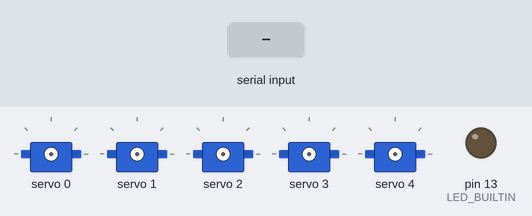
The sketch below on a simulated Arduino Uno, built with avr-gcc and run on an emulated ATmega328P. Parts: 5 × servo, output pins drawn as LEDs (lit = HIGH). The test bench sets the inputs (shaded band). What the sketch prints to the serial monitor is not drawn.

Above: at 1.2 s.
1.3 s: "<90,45,200>" received over Serial
2.8 s: "<30,150,10>" received over Serial
At 4.0 s:
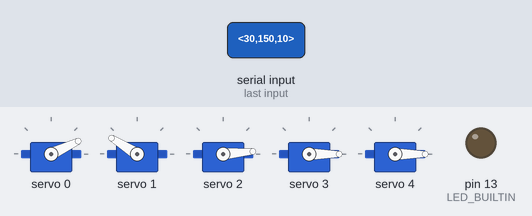
4.3 s: "<90,45>" received over Serial
At 5.1 s:
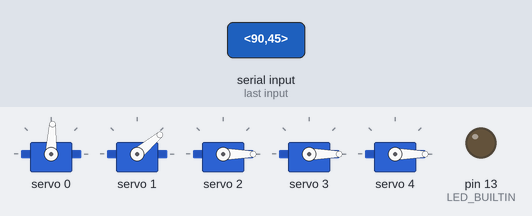
5.8 s: "<30,150,10,200>" received over Serial
At 6.3 s:
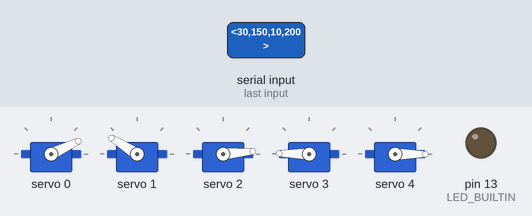
7.3 s: "<5>" received over Serial
At 8.5 s:
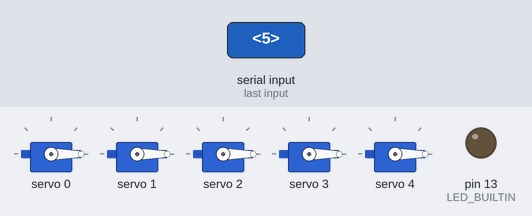
8.8 s: "<90>" received over Serial
At 9.8 s:
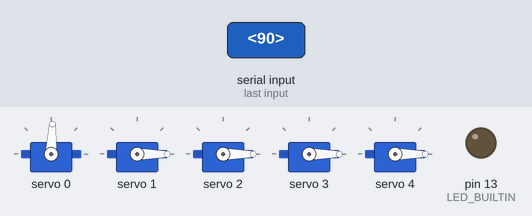
Timing chart, 0 to 11.3 s (numbered marks = the images above; inputs shaded):
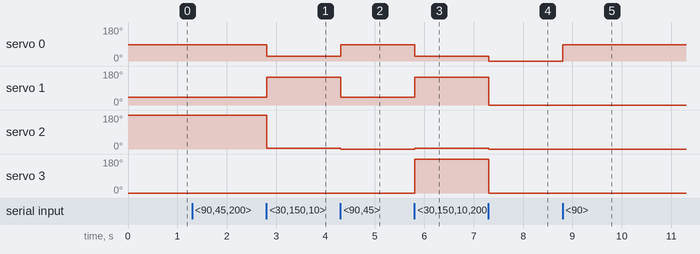

Measured:
- after the input at 2.8 s, servo 0: 87° → 25° at once; servo 1: 40° → 148° at once; servo 2: 179° → 5° at once
- after the input at 4.3 s, servo 0: 25° → 87° at once; servo 1: 148° → 40° at once; servo 2: 5° → 0° at once
- after the input at 5.8 s, servo 0: 87° → 25° at once; servo 1: 40° → 148° at once; servo 2: 0° → 5° at once; servo 3: 0° → 179° at once
- after the input at 7.3 s, servo 0: 25° → 0° at once; servo 1: 148° → 0° at once; servo 2: 5° → 0° at once; servo 3: 179° → 0° at once
- after the input at 8.8 s, servo 0: 0° → 87° at once

The sketch:

sketch_dec20a.ino
```cpp
#include <Wire.h>
#include <Adafruit_PWMServoDriver.h>
#include <stdint.h>
#include <string.h>


#define MG996r_MIN 100
#define MG996r_MAX 490
#define SERVO_FREQ 50 // Analog servos run at ~50 Hz updates

//I really need to get better at C

// called this way, it uses the default address 0x40
Adafruit_PWMServoDriver pwm = Adafruit_PWMServoDriver();

double torso = 0;
double sholder = 0;
double elbow = 0;
double wrist = 0;
double wristr = 0;

const byte numChars = 64;
char receivedChars[numChars];

boolean newData = false;

void setup() {
  Serial.begin(115200);
  //Serial.begin(9600);
  Serial.println("started");
  pinMode(LED_BUILTIN, OUTPUT);


  // put your setup code here, to run once:
  pwm.begin();
  pwm.setOscillatorFrequency(27000000);
  pwm.setPWMFreq(SERVO_FREQ);  // Analog servos run at ~50 Hz updates

  delay(10);
  Serial.println("listening");
}

void loop() {
  // put your main code here, to run repeatedly:
  recvWithStartEndMarkers();
  showNewData();
}

void recvWithStartEndMarkers() {
    static boolean recvInProgress = false;
    static byte ndx = 0;
    char startMarker = '<';
    char endMarker = '>';
    char rc;

    while (Serial.available() > 0 && newData == false) {
        rc = Serial.read();

        if (recvInProgress == true) {
            if (rc != endMarker) {
                receivedChars[ndx] = rc;
                ndx++;
                if (ndx >= numChars) {
                    ndx = numChars - 1;
                }
            }
            else {
                receivedChars[ndx] = '\0'; // terminate the string
                recvInProgress = false;
                ndx = 0;
                newData = true;
                //Serial.println("message ended");
            }
        }

        else if (rc == startMarker) {
            recvInProgress = true;
        }
    }
}

void showNewData() {
    if (newData == true) {
        //Serial.print("This just in ... ");
        //Serial.println(receivedChars);
        newData = false;

        char* things = strtok(receivedChars, ',');

        parse(receivedChars);
        //Serial.println(sholder);
        //Serial.println(elbow);
        //Serial.println(wrist);

        pwm.setPWM(0, 0, angle_to_pulse(torso));
        pwm.setPWM(1, 0, angle_to_pulse(sholder));
        pwm.setPWM(2, 0, angle_to_pulse(elbow));
        pwm.setPWM(3, 0, angle_to_pulse(wrist));
        pwm.setPWM(4, 0, angle_to_pulse(wristr));
    }
}

void parse(char * data) {
   char * strtokIndx;

  //Serial.println(data);
  digitalWrite(LED_BUILTIN, HIGH);
  strtokIndx = strtok(data,",");      // get the first part - the string
  strcpy(data, strtokIndx); // copy it to messageFromPC

  torso = atof(strtokIndx);     // convert this part to an integer

  strtokIndx = strtok(NULL, ","); // this continues where the previous call left off
  sholder = atof(strtokIndx);     // convert this part to an integer

  strtokIndx = strtok(NULL, ",");
  elbow = atof(strtokIndx);     // convert this part to a float

  strtokIndx = strtok(NULL, ",");
  wrist = atof(strtokIndx);     // convert this part to a float

  strtokIndx = strtok(NULL, ",");
  wristr = atof(strtokIndx);     // convert this part to a float
  digitalWrite(LED_BUILTIN, LOW);

  //Serial.println(torso);
}

uint16_t angle_to_pulse(double angle) {
  //slope derived from (x * (max-min)) / 100. Division is borked on this board for some reason.
  uint32_t val = round(angle * 2.166)+100;
  if (val > 490) val = 490;
  if (val < 0) val = 0;
  return val;
}
```
